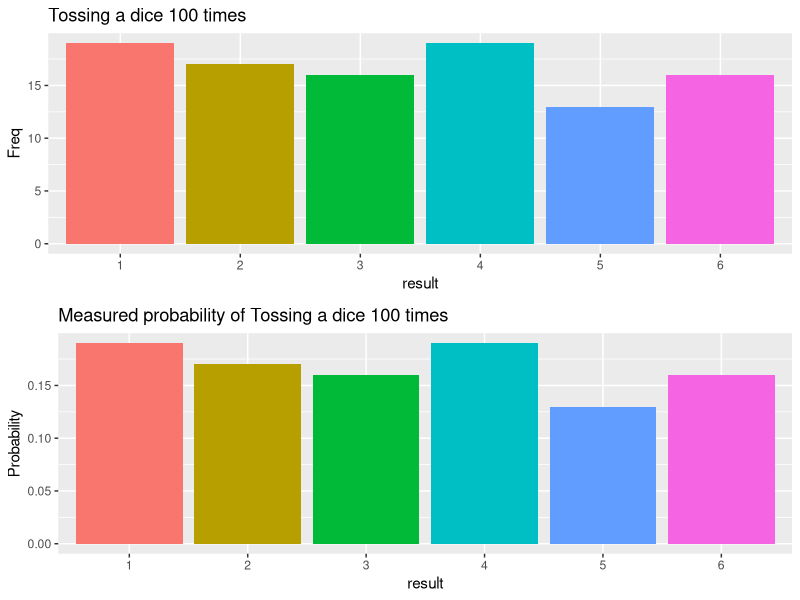
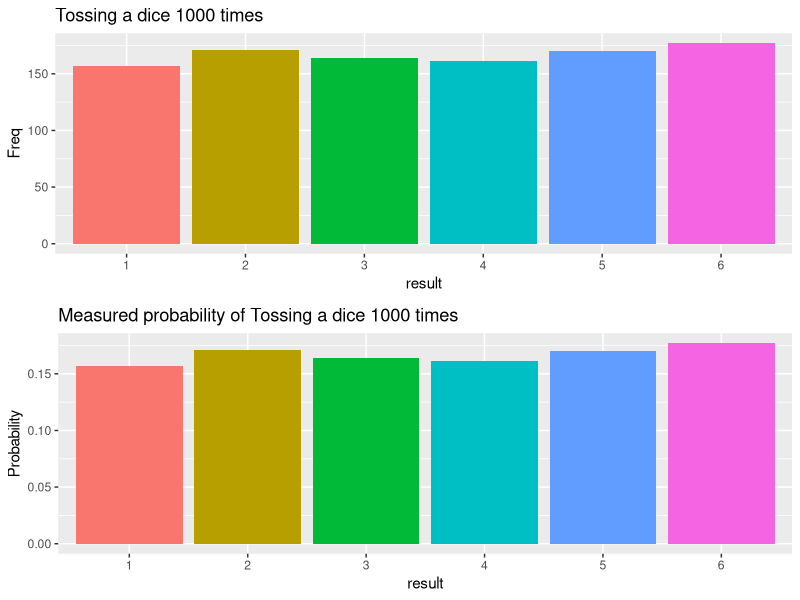

Source code (R) for these figures, in order:
## ---- chunk 1

library(ggplot2)
library(gridExtra)

## ---- chunk 2
tossDice <- function(numToss = 10){
  dice <- c(1:6)
  result <- sample(dice,numToss, replace = TRUE)
  df_total <- data.frame(table(result))
  
}

plotDice <- function(df){
  number <- sum(df$Freq)
  
 
  plot1 <- ggplot(df, aes(result,Freq, fill = result)) + geom_bar(stat = "identity") + labs(title = paste0("Tossing a dice ", number," times")) +theme(legend.position = "none")


  plot2 <- ggplot(df, aes(result, prop.table(df$Freq), fill = result)) + geom_bar(stat = "identity") + labs(title = paste0("Measured probability of Tossing a dice ", number," times"), y = "Probability") + theme(legend.position = "none")
  
  grid.arrange(plot1, plot2)
}

## ---- chunk 3
df100 <- tossDice(100)
df100
plotDice(df100)

## ---- chunk 4
df1000 <- tossDice(1000)
df1000
plotDice(df1000)


